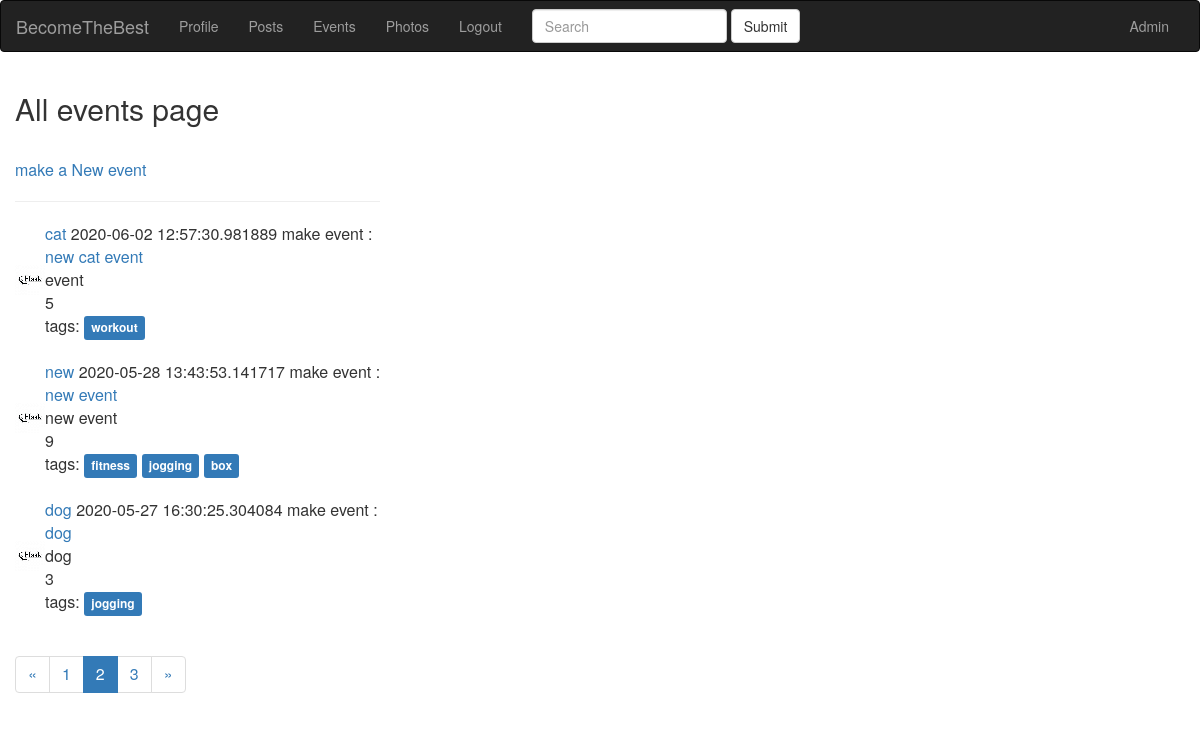
/event/?page=2 (signed in), run on the app's committed database.
### app/models.py (models this page shows, shortened)
class Event(db.Model):
    id = db.Column(db.Integer, primary_key=True)
    event_title = db.Column(db.String(140))
    event_body = db.Column(db.Text)
    slug = db.Column(db.String(140), unique=True)
    created = db.Column(db.DateTime, index=True, default=datetime.utcnow)
    event_time = db.Column(db.DateTime)
    event_place = db.Column(db.Text)
    event_geo = db.Column(db.Text)
    event_starter = db.Column(db.Integer, db.ForeignKey('user.id'))
    event_crew = db.Column(db.Text)
    event_level = db.Column(db.Integer)
    tags = db.relationship(
        'Tag', secondary=event_tags, backref=db.backref('events_tags', lazy='dynamic'))

class User(UserMixin, db.Model):
    id = db.Column(db.Integer, primary_key=True)
    email = db.Column(db.String(120), index=True, unique=True)
    username = db.Column(db.String(64), index=True, unique=True)
    password_hash = db.Column(db.String(255))
    date = db.Column(db.DateTime, index=True, default=datetime.utcnow)
    timestamp = db.Column(db.String(128), default=int(time()))
    city = db.Column(db.String(128))
    about_me = db.Column(db.String(140))
    last_seen = db.Column(db.DateTime, default=datetime.utcnow)
    active = db.Column(db.Boolean)
    mentor = db.Column(db.Boolean, default=False)
    level = db.Column(db.Integer, default=0)
    tags = db.relationship(
        'Tag', secondary=user_tags, backref=db.backref('users_tags', lazy='dynamic'))
    roles = db.relationship(
        'Role', secondary=roles_users, backref=db.backref('users_roles', lazy='dynamic'))
    posts = db.relationship('Post', backref='author', lazy='dynamic')
    events = db.relationship('Event', backref='event_author', lazy='dynamic')
    photos = db.relationship('Photo', backref='photo_author', lazy='dynamic')
    def avatar(self):
        return 'user_data/{}/avatar/avatar.png'.format(self.username + self.timestamp)
    followed = db.relationship(
        'User', secondary=followers,
        primaryjoin=(followers.c.follower_id == id),
        secondaryjoin=(followers.c.followed_id == id),
        backref=db.backref('followers', lazy='dynamic'), lazy='dynamic')

class Tag(db.Model):
    id = db.Column(db.Integer, primary_key=True)
    name = db.Column(db.String(100), unique=True)
    slug = db.Column(db.String(100))

### app/blueprints/events/blueprint.py (the view)
@events.route('/', methods=['GET', 'POST'])
@login_required
def index():
    q = request.args.get('q')
    page = request.args.get('page')
    page = request.args.get('page', 1, type=int)
    if q:
        events = Event.query.filter(Event.event_title.contains(q) | Event.event_body.contains(q).all())
    else:
        events = Event.query.order_by(Event.created.desc())
    pages = events.paginate(page=page, per_page=app.config['POSTS_PER_PAGE'])
    return render_template('events/index.html', pages=pages)

### app/models.py (called while the page is built)
@login.user_loader
def load_user(id):
    return User.query.get(int(id))

### app/view.py (called while the page is built)
@app.before_request
def before_request():
    if current_user.is_authenticated:
        current_user.last_seen = datetime.utcnow()
        db.session.commit()

### app/blueprints/events/templates/events/index.html
{% extends 'base.html' %} {% block title %} Blueprint event title {% endblock %} {% block content_title %} All events page {% endblock %} {% block content %}
<br> <a href="{{ url_for('events.event_new') }}">make a New event</a>
<hr> {% for event in pages.items %}
<div class="main-content">
    <table>
        <tr>
            <td><img src="{{ url_for('static', filename=event.event_author.avatar()) }}" width="30" height="30" alt="avatar"></td>
            <td><a href="{{ url_for('user', username=event.event_author.username) }}">
                {{ event.event_author.username }}</a> {{ event.created }} make event :
                <br>
                <a href="{{ url_for('events.event_detail', slug=event.slug) }}">{{ event.event_title }}</a>
                <br> {{ event.event_body }}
                <br> {{ event.event_level }}
                <div class="tags">
                    tags: {% for tag in event.tags %}
                    <a href="{{ url_for('events.tag_detail', slug=tag.slug) }}">
                        <span class="label label-primary">{{ tag.name }}</span></a> {% endfor %}
                </div>
            </td>
        </tr>
    </table>
</div>
<br> {% endfor %}
<nav>
    <ul class="pagination">
        <li {% if not pages.has_prev %} class="disabled" {% endif %}>
            <a href="./?page={{ pages.prev_num }}" aria-label="Previous">
                <span aria-hidden="true">&laquo;</span></a>
        </li>
        {% for page in pages.iter_pages() %}
        <li {% if page==pages.page %} class="active" {% endif %}><a href="./?page={{ page }}">{{page}} <span class="sr-only">(current)</span></a></li>
        {% endfor %}
        <li {% if not pages.has_next %} class="disabled" {% endif %}>
            <a href="./?page={{ pages.next_num }}" aria-label="Next">
                <span aria-hidden="true">&raquo;</span></a>
        </li>
    </ul>
</nav>
{% endblock %}

### data on the page
Event: timestamp (placeholder picture), event_author.username "cat", created "2020-06-02 12:57:30.981889", event_title "new cat event", event_body "event", event_level "5"
Tag: name "workout"
Event: timestamp (placeholder picture), event_author.username "new", created "2020-05-28 13:43:53.141717", event_title "new event", event_body "new event", event_level "9"
Tag: name "fitness"
Tag: name "jogging"
Tag: name "box"
Event: timestamp (placeholder picture), event_author.username "dog", created "2020-05-27 16:30:25.304084", event_title "dog", event_body "dog", event_level "3"

### other printed values
{{ page }} "1" "2" "3"
